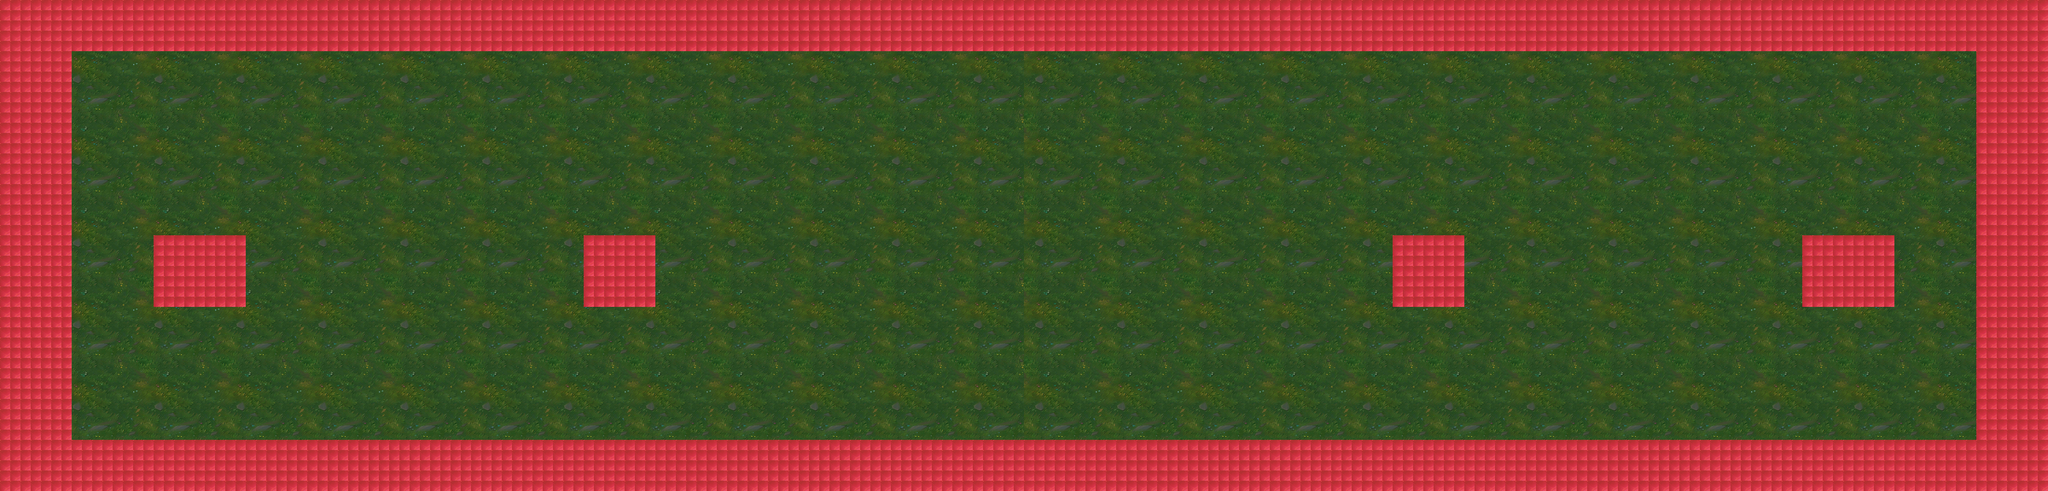

A 2D game scene composited from a Tiled map and its tileset images. What follows is a short description and the map's XML, with each tile layer's data collapsed to a summary:
An orthogonal 200x48 tile map with 32x32 px tiles, 3 tile layers (grass, Wall, collision), 3 tilesets.

<map version="1.2" tiledversion="1.2.3" orientation="orthogonal" renderorder="right-down" width="200" height="48" tilewidth="32" tileheight="32" infinite="0" nextlayerid="5" nextobjectid="1">
 <tileset firstgid="1" source="wall.tsx" />
 <tileset firstgid="1025" source="grass.tsx" />
 <tileset firstgid="1089" source="Tower.tsx" />
 <layer id="2" name="grass" width="200" height="48">
  <data>[9600 cells, 8536 non-empty, 64 distinct tile ids]</data>
 </layer>
 <layer id="1" name="Wall" width="200" height="48">
  <data>[9600 cells, 2080 non-empty, 32 distinct tile ids]</data>
 </layer>
 <layer id="4" name="collision" width="200" height="48">
  <properties>
   <property name="Collision" type="bool" value="true" />
  </properties>
  <data>[9600 cells, 2756 non-empty, 1 distinct tile ids]</data>
 </layer>
</map>